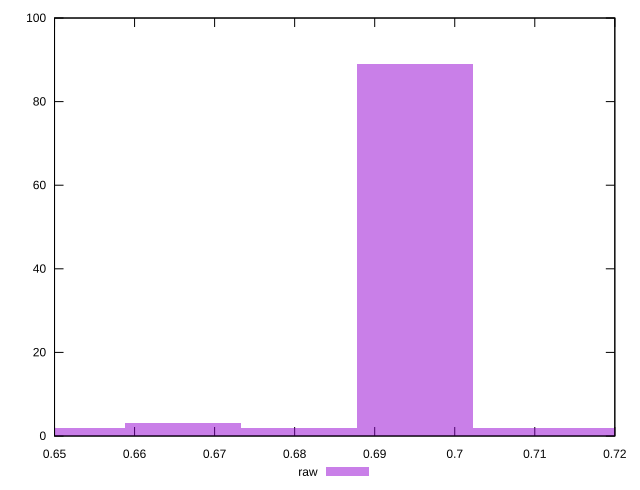

Write the gnuplot code that produced this figure.
reset

$raw <<EOF
0.6950570588771865 89
0.7095374142704612 2
0.6805767034839117 2
0.724017769663736 2
0.6516159926973624 2
0.666096348090637 3
EOF

set key outside below
set boxwidth 0.014480355393274719
set xrange [0.65:0.72]
set yrange [0:100]
set trange [0:100]
set style fill transparent solid 0.5 noborder
set terminal svg size 640, 490 enhanced background rgb 'white'
set output "report_00022_2021-02-20T12:08:46.964Z/meta/score/samples/pages+cached+noadtech+nomedia/raw/histogram.svg"

plot $raw title "raw" with boxes

reset
